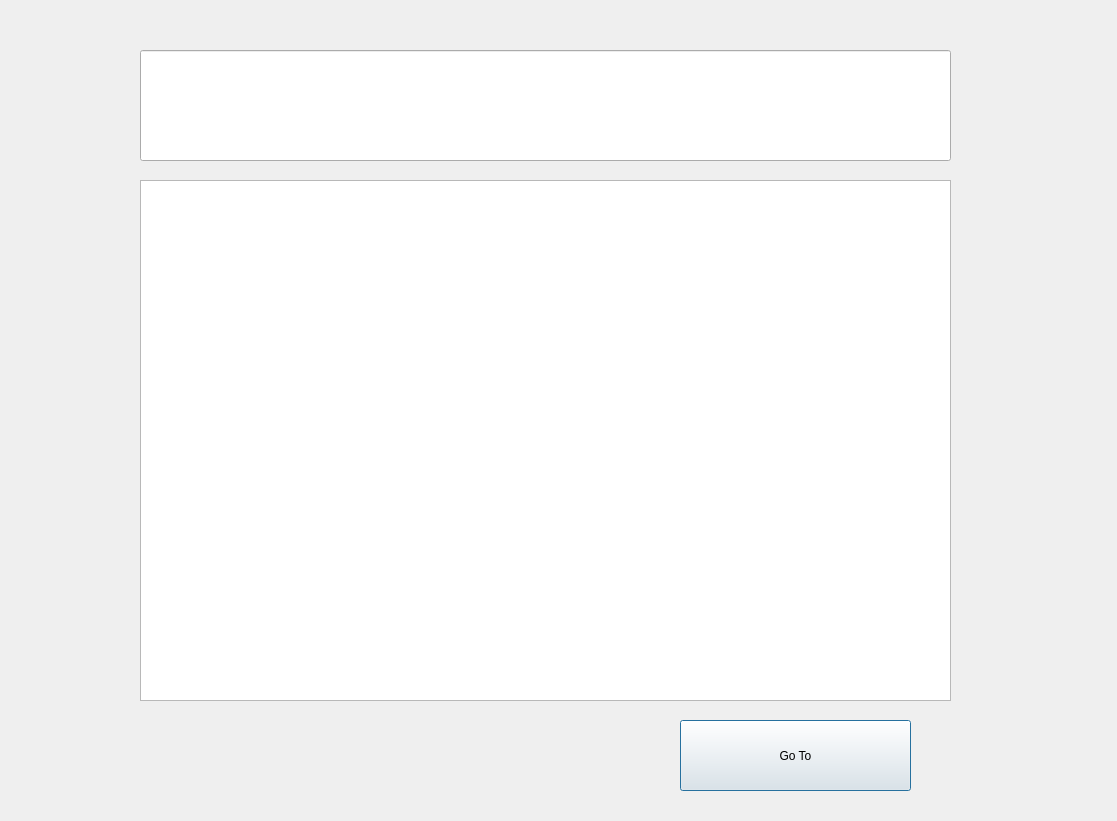
<?xml version="1.0" encoding="UTF-8"?>
<ui version="4.0">
 <class>mListWidget</class>
 <widget class="QDialog" name="mListWidget">
  <property name="geometry">
   <rect>
    <x>0</x>
    <y>0</y>
    <width>1117</width>
    <height>821</height>
   </rect>
  </property>
  <property name="windowTitle">
   <string>Dialog</string>
  </property>
  <widget class="QLineEdit" name="lineEdit">
   <property name="geometry">
    <rect>
     <x>140</x>
     <y>50</y>
     <width>811</width>
     <height>111</height>
    </rect>
   </property>
  </widget>
  <widget class="QListWidget" name="listWidget">
   <property name="geometry">
    <rect>
     <x>140</x>
     <y>180</y>
     <width>811</width>
     <height>521</height>
    </rect>
   </property>
  </widget>
  <widget class="QPushButton" name="pushButton">
   <property name="geometry">
    <rect>
     <x>680</x>
     <y>720</y>
     <width>231</width>
     <height>71</height>
    </rect>
   </property>
   <property name="text">
    <string>Go To</string>
   </property>
  </widget>
 </widget>
 <resources/>
 <connections/>
</ui>
